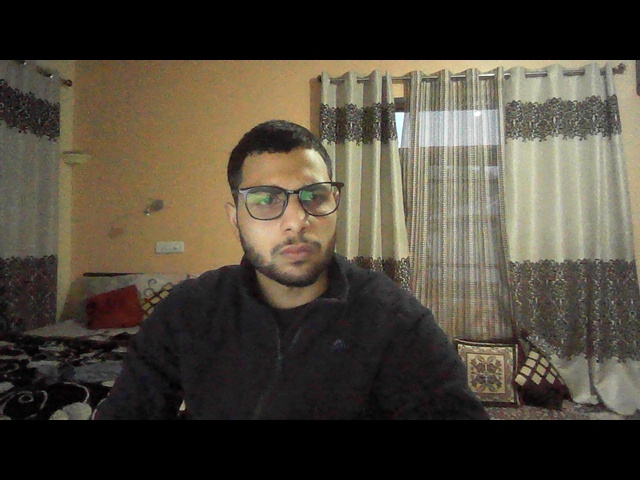
#> input picture computer-vision/myimage.jpg, 640 x 480 px
$ jupyter execute opencv-tut5.ipynb
#> lines starting #> are read from the running program, lines starting #| are printed output that depends on the picture; after the words box and inside, x2 and y2 are one past the last pixel; in counts of white or black regions, pixels touching at a corner belong together
[cell 1]
import cv2
import numpy as np

## TrackBars

[cell 2]
def empty(a):
    pass

[cell 3]
cv2.namedWindow("TrackBars")
cv2.resizeWindow("TrackBars", 640,240)
cv2.createTrackbar("Hue Min", "TrackBars", 0, 179, empty )
#> slider 'Hue Min' is set to 35
cv2.createTrackbar("Hue Max", "TrackBars", 179, 179, empty )
cv2.createTrackbar("Sat Min", "TrackBars", 0, 255, empty )
#> slider 'Sat Min' is set to 51
cv2.createTrackbar("Sat Max", "TrackBars", 255, 255, empty )
cv2.createTrackbar("Val Min", "TrackBars", 0, 255, empty )
#> slider 'Val Min' is set to 51
cv2.createTrackbar("Val Max", "TrackBars", 255, 255, empty )

while True:
    img = cv2.imread('myimage.jpg')
#> img is the input picture: shape (480, 640, 3); mean B, G, R 58.9, 71.4, 78.5
    imgHSV = cv2.cvtColor(img, cv2.COLOR_BGR2HSV)
#> imgHSV: shape (480, 640, 3); mean H, S, V 33.8, 50.2, 78.9
    h_min = cv2.getTrackbarPos("Hue Min", "TrackBars")
    h_max = cv2.getTrackbarPos("Hue Max", "TrackBars")
    s_min = cv2.getTrackbarPos("Sat Min", "TrackBars")
    s_max = cv2.getTrackbarPos("Sat Max", "TrackBars")
    v_min = cv2.getTrackbarPos("Val Min", "TrackBars")
    v_max = cv2.getTrackbarPos("Val Max", "TrackBars")

    print(h_min, h_max, s_min, s_max, v_min, v_max)

    lower = np.array([h_min, s_min, v_min])
    upper = np.array([h_max, s_max, v_max])
    mask = cv2.inRange(imgHSV, lower, upper)
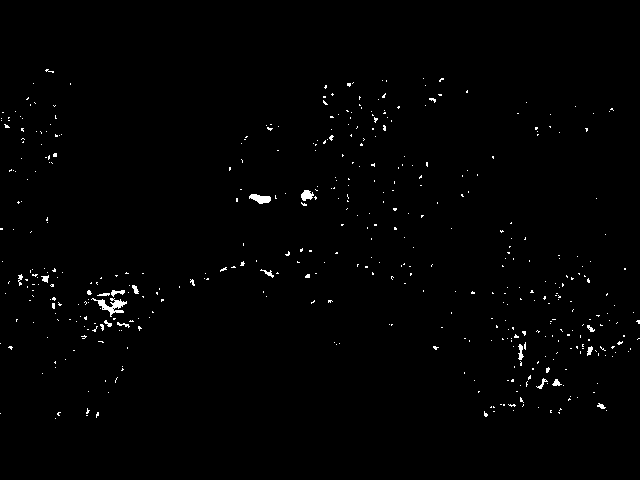
#> mask: shape (480, 640); 0.88% white in thin lines or dots, all inside (x1, y1, x2, y2) = (0, 69, 640, 419)

    cv2.imshow('Image', img)
    cv2.imshow('HSV Image', imgHSV)
    cv2.imshow('Mask Image', mask)

    if cv2.waitKey(1) & 0xFF == ord('q'):
#> (key q is pressed here)
        break
cv2.destroyAllWindows()
